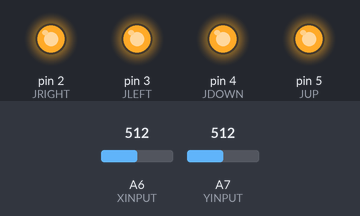
The sketch below on a simulated Arduino Nano, built with avr-gcc and run on an emulated ATmega328P. Shown: output pins drawn as LEDs (lit = HIGH). The inputs (shaded band) are chosen by the test bench; at power-on: A6 (XINPUT) = 512, A7 (YINPUT) = 512.

Above: at 1.2 s.
1.3 s: A6 (XINPUT) set to 584
2.8 s: A6 (XINPUT) set to 610
At 3.8 s:
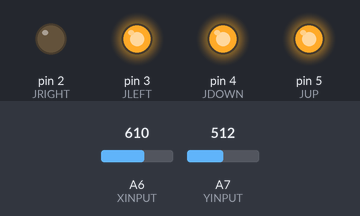
4.4 s: A7 (YINPUT) set to 593
5.9 s: A7 (YINPUT) set to 618
At 6.3 s:
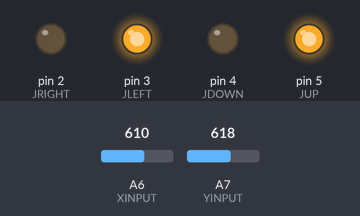
7.4 s: A6 (XINPUT) set to 511
At 8.7 s:
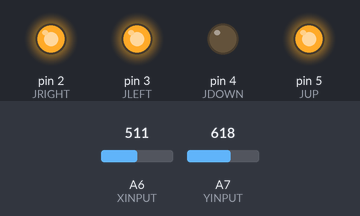
9.0 s: A7 (YINPUT) set to 306
At 10.2 s:
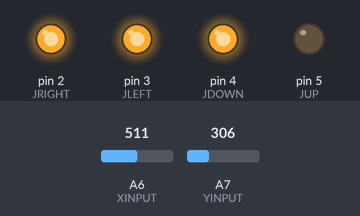
Timing chart, 0 to 11.5 s (numbered marks = the images above; inputs shaded):
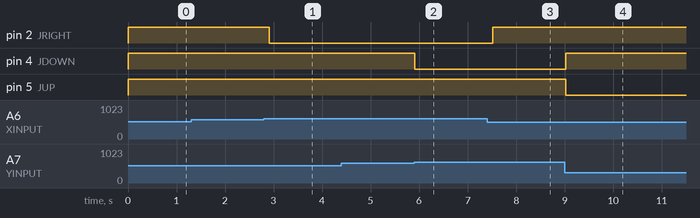

Measured:
- the behaviour switches between 600 and 601 on A6 (XINPUT) (found by bisection; images 0 and 1)
- the behaviour switches between 600 and 601 on A7 (YINPUT) (found by bisection; images 1 and 2)
- after the input at 1.3 s, every drawn part: stays the same
- after the input at 2.8 s, pin 2 (JRIGHT): HIGH → LOW after 0.11 s
- after the input at 4.4 s, every drawn part: stays the same
- after the input at 5.9 s, pin 4 (JDOWN): HIGH → LOW at once
- after the input at 7.4 s, pin 2 (JRIGHT): LOW → HIGH after 0.12 s
- after the input at 9.0 s, pin 4 (JDOWN): LOW → HIGH at once; pin 5 (JUP): HIGH → LOW at once

The sketch:

PiFUN.ino
```cpp
/*
   THINKEDINTHESEA
   #PiFUN

* ****** rev031219
   release 2
 * ****************

 * ****** rev061119
   release 1
 * ****************

   ATTINY84 PINS
   -------------
   PIN  ARDUINOPIN   TYPE             ALIAS        RPI-PIN        DESCRIPTION
   --------------------------------------------------------------------------------------------------------------------------
   11   2            OUTPUT           JRIGHT       BCM 22         right stick. Active low
   10   3            OUTPUT           JLEFT        BCM 27         left stick. Active low
   9    4            OUTPUT           JDOWN        BCM 17         down stick. Active low
   8    5            OUTPUT           JUP          BCM 4          up stick. Active low
   7    6            ANALOG-IN        XINPUT       ######         x analog input
   6    7            ANALOG-IN        YINPUT       ######         y analog input
   --------------------------------------------------------------------------------------------------------------------------
*/
//
//declarations
const int JRIGHT = 2;
const int JLEFT = 3;
const int JDOWN = 4;
const int JUP = 5;
//analog stick input
int XINPUT = A6;
int YINPUT = A7;
//store the value of XINPUT and YINPUT
int Xval = 0;
int Yval = 0;
//thresholds for stick
int HL = 460;
int HH = 600;

void setup() {
  //
  pinMode (JRIGHT, OUTPUT);
  pinMode (JLEFT, OUTPUT);
  pinMode (JDOWN, OUTPUT);
  pinMode (JUP, OUTPUT);
  //
  //all output high
  digitalWrite(JRIGHT, HIGH);
  digitalWrite(JLEFT, HIGH);
  digitalWrite(JUP, HIGH);
  digitalWrite(JDOWN, HIGH);
}

void loop() {
  Xval = analogRead(XINPUT);
  delay(100);
  Yval = analogRead(YINPUT);
  //delay(100);
  //compare with thresholds values and activate outputs
  if ((Xval > HL) && (Xval < HH)) {
    digitalWrite(JLEFT, HIGH);
    digitalWrite(JRIGHT, HIGH);
  }
  if (Xval < HL) {
    digitalWrite(JLEFT, LOW);
    digitalWrite(JRIGHT, HIGH);
  }
  if (Xval > HH) {
    digitalWrite(JLEFT, HIGH);
    digitalWrite(JRIGHT, LOW);
  }
  //////
  //
  if ((Yval > HL) && (Yval < HH)) {
    digitalWrite(JUP, HIGH);
    digitalWrite(JDOWN, HIGH);
  }
  if (Yval < HL) {
    digitalWrite(JUP, LOW);
    digitalWrite(JDOWN, HIGH);
  }
  if (Yval > HH) {
    digitalWrite(JUP, HIGH);
    digitalWrite(JDOWN, LOW);
  }
}
```
